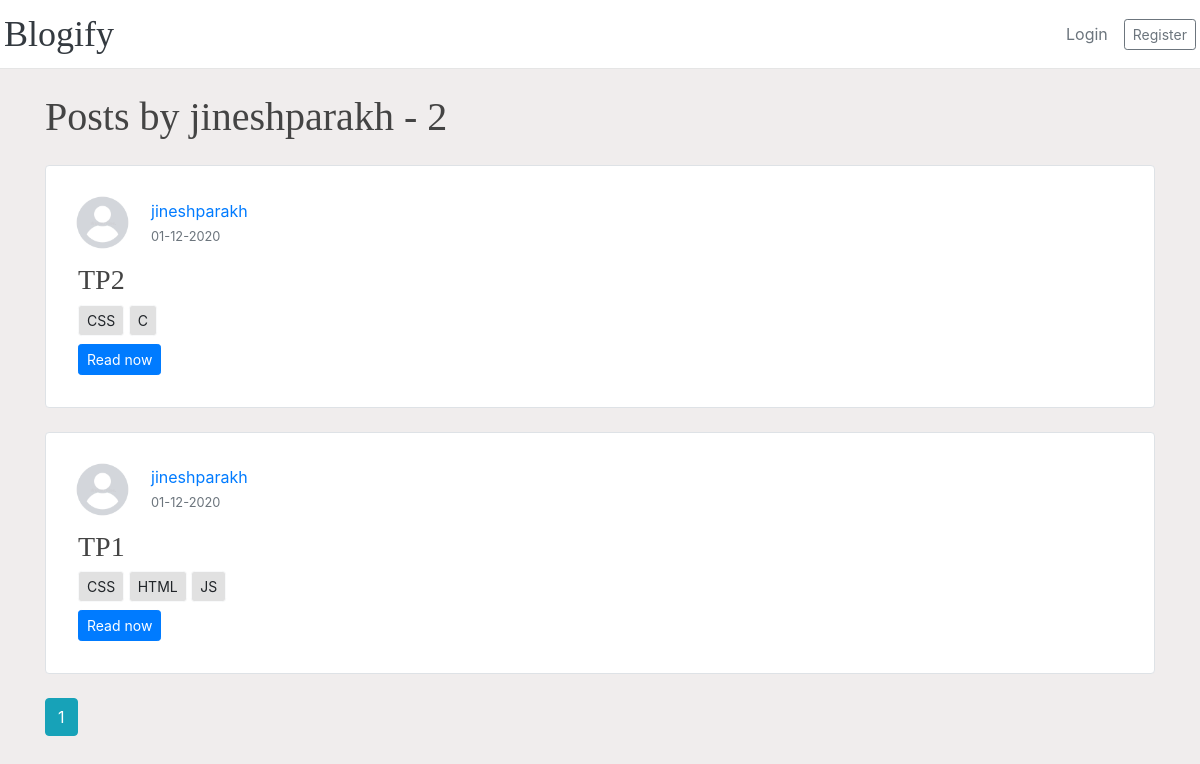
The page /user/jineshparakh?post_id=2 on the database its author committed.
### app/models.py (models this page shows, shortened)
class User(db.Model, UserMixin):
    id=db.Column(db.Integer, primary_key=True)
    username=db.Column(db.String(20), unique=True,nullable=False)
    email=db.Column(db.String(120), unique=True,nullable=False)
    image_file=db.Column(db.String(20), nullable=False,default='default.jpeg')
    password=db.Column(db.String(60), nullable=False)
    posts=db.relationship('Post', backref='author', lazy=True)

class Post(db.Model):
    id=db.Column(db.Integer, primary_key=True)
    title=db.Column(db.String(100), nullable=False)
    created_at=db.Column(db.DateTime, nullable=False, default=datetime.utcnow)
    updated_at=db.Column(db.DateTime, nullable=False, default=datetime.utcnow)
    content=db.Column(db.Text, nullable=False)
    user_id=db.Column(db.Integer, db.ForeignKey('user.id'), nullable=False)
    tags = db.relationship('Tag', secondary='post_tag', lazy='dynamic', back_populates='posts')

class Tag(db.Model):
    id=db.Column(db.Integer, primary_key=True)
    value=db.Column(db.String(100), nullable=False, unique=True)
    posts = db.relationship('Post', secondary='post_tag', lazy='dynamic', back_populates='tags')

### app/users/routes.py (the view)
@users.route('/user/<string:username>')
def user_posts(username):
    page=request.args.get('page', default=1, type=int)
    user=User.query.filter_by(username=username).first_or_404()
    posts=Post.query.filter_by(author=user).order_by(Post.created_at.desc()).paginate(page=page, per_page=3)
    return render_template('user_posts.html', posts=posts,user=user)

### app/templates/user_posts.html (shortened to what this page needs)
{%extends 'layout.html'%}  {%block body%}
<h1 class="my-4">Posts by {{user.username}} - {{posts.total}}</h1>
{% for post in posts.items%}
  <div class="row no-gutters border rounded overflow-hidden flex-md-row mb-4 h-md-200 position-relative bg-white">
      <div class="col p-4 d-flex flex-column position-static">
        <div class="d-flex align-items-center">
          <img
            src="{{url_for('static',filename='profile_pics/'+post.author.image_file)}}"
            alt=""
            class="rounded-circle article-img"
          />
          <div class="media-body">
        		<div class="article-metadata">
        			<a
        				class="mr-2 d-block"
        				href="{{url_for('users.user_posts',post_id=post.id, username=post.author.username)}}"
        				>{{ post.author.username }}</a
        			>
        			<small class="text-muted" href="#"
        				>{{ post.created_at.strftime('%d-%m-%Y') }}</small
        			>
            </div>
          </div>
        </div>
        <div class="p-2">
          <h3>{{ post.title }}</h3>
          <div class="my-2">
            {%if post.tags %}
              {% for tag in post.tags %}
                <a href="{{url_for('tags.searchPostsViaTag', selectedTag=tag.value)}}" class="btn btn-light btn-sm">{{tag.value}}</a>
              {%endfor%}
            {%endif%}
          </div>
          <a href="{{url_for('posts.post', post_id=post.id)}}" class="btn btn-primary btn-sm">Read now</a>
        </div>
      </div>
    </div>
{%endfor%} {% for page_num in posts.iter_pages(left_edge=1, right_edge=1,
left_current=1, right_current=2)%} {%if page_num%} {%if posts.page==page_num%}
<a
	href="{{url_for('users.user_posts',username=user.username, page=page_num)}}"
	class="btn btn-info mb-4 aria-pressed='true'"
	>{{page_num}}</a
>
{%else%}
<a
	href="{{url_for('users.user_posts',username=user.username, page=page_num)}}"
	class="btn btn-outline-info mb-4"
	>{{page_num}}</a
>
{%endif%} {%else%} ... {%endif%} {%endfor%} {%endblock%}

### app/templates/layout.html (shortened to what this page needs)
<!DOCTYPE html>
<html lang="en">
	<head>
		<link
			rel="stylesheet"
			href="https://stackpath.bootstrapcdn.com/bootstrap/4.5.0/css/bootstrap.min.css"
		/>
		<link
			rel="stylesheet"
			href="{{url_for('static', filename='css/main.css')}}"
		/>
	</head>
	<body class="clearfix" style="background-color:#f0eded">
		<div>
			<header class="blog-header py-3 bg-white">
				<div
					class="row flex-nowrap justify-content-between align-items-center px-1"
				>
					<div class="col-2 text-left">
						<a class="blog-header-logo text-dark" href="/">Blogify</a>
					</div>
					<div class="col-4 d-flex justify-content-end align-items-center">
						{%if current_user.is_authenticated%}
						<a
							class="text-muted nav-item nav-link"
							href="{{url_for('posts.new_post')}}"
							>New Post</a
						>
						<a
							class="text-muted nav-item nav-link"
							href="{{url_for('users.account')}}"
							>Account</a
						>
						<a
							class="nav-item nav-link text-muted"
							href="{{url_for('users.logout')}}"
							>Logout</a
						>
						{%else%}
						<a
							class="nav-item nav-link text-muted"
							href="{{url_for('users.login')}}"
							>Login</a
						>
						<a
							class="btn btn-sm btn-outline-secondary"
							href="{{url_for('users.register')}}"
							>Register</a
						>
						{%endif%}
					</div>
				</div>
			</header>
		</div>
		<main role="main" class="container">
			<div class="row">
				<div class="col-md-12">
					 {% block body %}{% endblock %}
				</div>
			</div>
		</main>
	</body>
</html>

### app/static/css/main.css (style rules this page uses)
body { overflow-x: hidden; }
.article-img { height: 65px; width: 65px; margin-right: 16px; }
.blog-header { line-height: 1; border-bottom: 1px solid #e5e5e5; }
.blog-header-logo { font-family: 'Playfair Display', Georgia, 'Times New Roman', serif; font-size: 2.25rem; }
h1, h2, h3, h4, h5, h6 { color: #444444; font-family: 'Playfair Display', Georgia, 'Times New Roman', serif; }
.btn-light { background-color: #e1e1e1; }

### rows shown on the page
User: username "jineshparakh"
Post: image_file (placeholder picture), author.username "jineshparakh", created_at "01-12-2020", title "TP2"
Tag: value "CSS"
Tag: value "C"
Post: image_file (placeholder picture), author.username "jineshparakh", created_at "01-12-2020", title "TP1"
Tag: value "HTML"
Tag: value "JS"

### other values the page prints
{{ posts.total }} "2"
{{ page_num }} "1"
